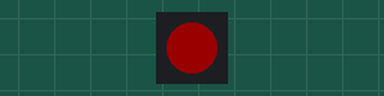
A sketch run on a simulated Arduino Uno, built with avr-gcc and run on an emulated ATmega328P. On the bench: 1 RGB LEDs in strip order, left to right. Dim RGB values are drawn brighter than linear.

Above: at 0.05 s.
At 8.67 s:
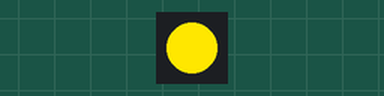
At 17.29 s:
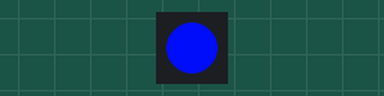
At 34.53 s:
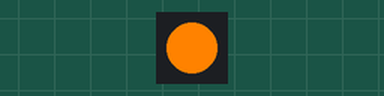
Timing chart, 0 to 40.0 s (numbered marks = the images above):
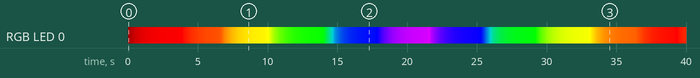

The sketch:

neon-brew.ino
```cpp
#include <Adafruit_NeoPixel.h>
#define LED_PIN 6
#define LED_COUNT 1

Adafruit_NeoPixel pixels(LED_COUNT, LED_PIN, NEO_GRB + NEO_KHZ800);
int analogPin = 9;
int cR = 0;
int cG = 0;
int cB = 0;

void setup() {
  Serial.begin(9600);
  pixels.begin();
  lightOff();
  pixels.setBrightness(255);
}

void loop() {
  setColor(255, 0, 0);
  setColor(255, 89, 0);
  setColor(255, 255, 0);
  setColor(0, 255, 0);
  setColor(0, 0, 255);
  setColor(221, 0, 255);
  setColor(0, 0, 255);
  setColor(0, 255, 0);
  setColor(255, 255, 0);
  setColor(255, 89, 0);
}

void setColor(int r, int g, int b) {
  while(cR != r || cG != g || cB != b) {
    cR = adjustColor(cR, r);
    cG = adjustColor(cG, g);
    cB = adjustColor(cB, b);
    pixels.setPixelColor(0, pixels.Color(cR, cG, cB));
    pixels.show();
    delay(100);
  }
}

int adjustColor(int current, int dest) {
  if (current == dest) {
    return dest;
  }
  int delta = dest - current;
  int adjustment = (delta / 10);
  if (adjustment == 0) {
    if (delta > 0) {
      adjustment = 5;
    } else {
      adjustment = -5;
    }
  }

  int newVal = current + adjustment;
  if (delta == 0) {
    return dest;
  } else if ((delta > 0 && newVal < dest) || (delta < 0 && newVal > dest)) {
    return newVal;
  } else {
    return dest;
  }
}

void lightOff() {
  setColor(0, 0, 0);
  pixels.clear();
  pixels.show();
}
```

Measured:
- by itself, RGB LED 0: off → RGB(25, 0, 0) at 0.00 s, → RGB(48, 0, 0) 0.10 s later, → RGB(68, 0, 0) 0.10 s later, → RGB(86, 0, 0) 0.10 s later, … (399 changes in this stretch)
